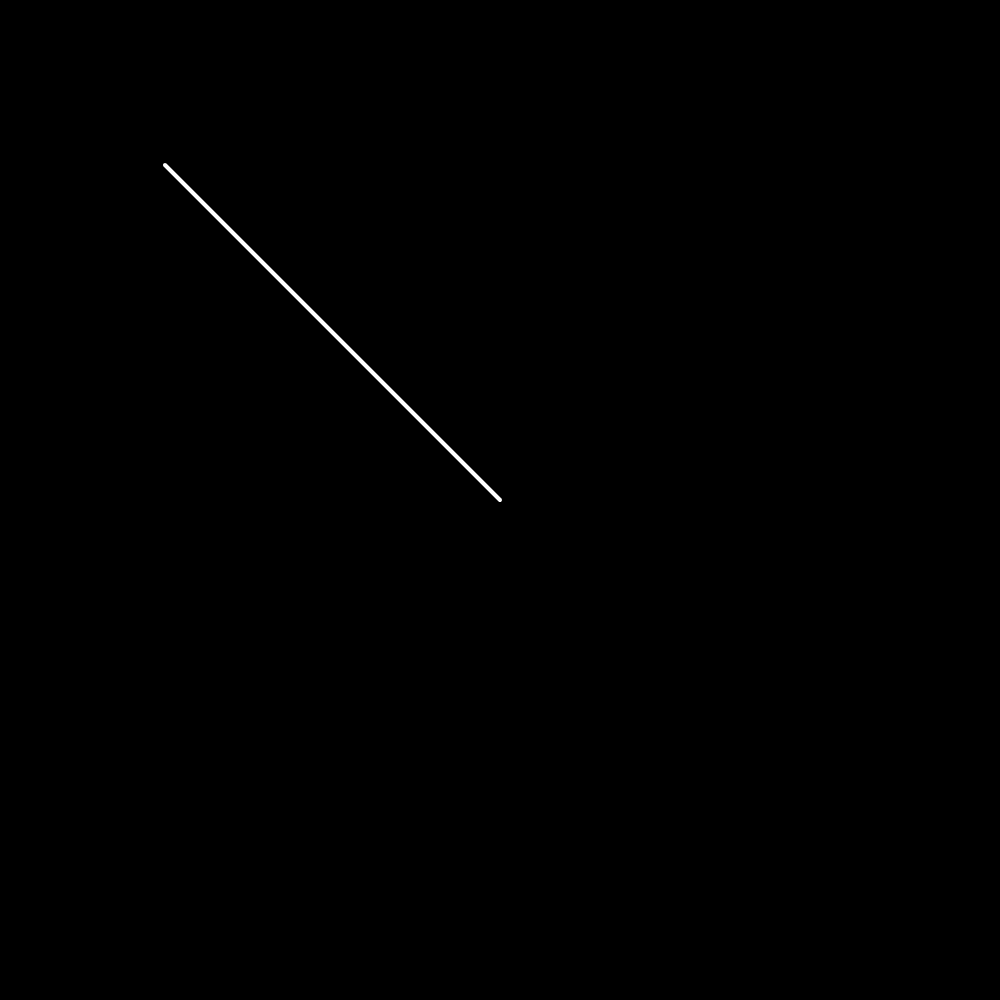
Frame 1 (no input)
Frame 60 (no input): identical to frame 1, image omitted
Frame 120 (the mouse pressed at the canvas centre since frame 60): blank canvas, image omitted

The p5.js sketch that drew this single still picture (run headless with seeded random() and noise() and a simulated clock; from frame 60 on, the mouse is pressed at the canvas centre):

// p5.js sketch
// ── sketch.js

function setup() {
  createCanvas(1000, 1000);
  background(0);
}

function draw() {
  background(0);
  stroke(255);
  strokeWeight(4);
  let mouseVector = createVector(mouseX, mouseY),
      centerVector = createVector(width/2, height/2);
  mouseVector.sub(centerVector);
  mouseVector.mult(.67);
  translate(width/2, height/2);
  line(0, 0, mouseVector.x, mouseVector.y);
}
